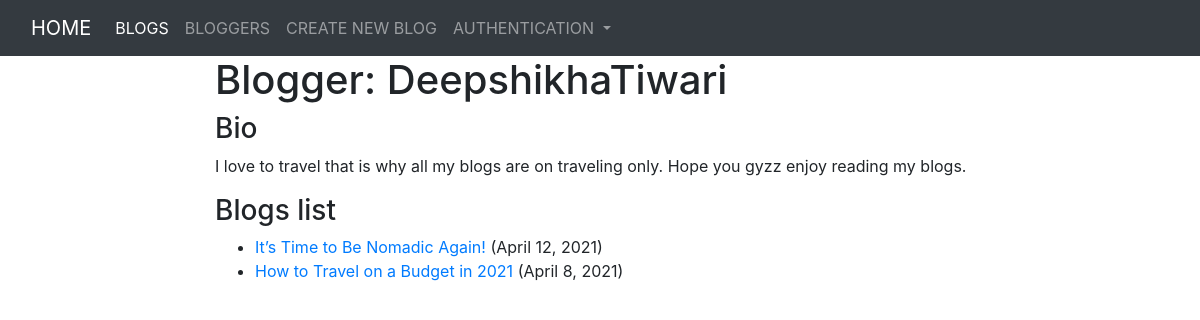
The page /blog/blogger/3 on the database its author committed.
### blog/models.py (models this page shows, shortened)
class BlogAuthor(models.Model):
    user = OneToOneField(User, on_delete=models.SET_NULL, null=True)
    bio = models.TextField(max_length=200, help_text='Enter bio details here')
    class Meta:
        ordering = ['user', 'bio']
    def __str__(self):
        return self.user.username

class Blog(models.Model):
    name = models.CharField(max_length=500)
    author = ForeignKey(BlogAuthor, on_delete=models.SET_NULL, null=True)
    description = models.TextField(max_length=1000, help_text='Enter your blog text')
    post_date = models.DateField(default=date.today())
    class Meta:
        ordering = ["-post_date"]
    def get_absolute_url(self):
        return reverse('blog-detail', args=[str(self.id)])

### blog/views.py (the view)
# urls.py: path('blogger/<int:pk>', views.BlogListbyAuthorView.as_view(), name='blogs-by-author'),
class BlogListbyAuthorView(generic.ListView):
    model = Blog
    paginate_by = 5
    template_name = 'blog/blog_list_by_author.html'
    def get_queryset(self):
        id = self.kwargs['pk']
        target_author = get_object_or_404(BlogAuthor, pk=id)
        return Blog.objects.filter(author=target_author)
    def get_context_data(self, **kwargs):
        context = super(BlogListbyAuthorView, self).get_context_data(**kwargs)
        context['blogger'] = get_object_or_404(BlogAuthor, pk=self.kwargs['pk'])
        return context

### blog/templates/blog/blog_list_by_author.html (shortened to what this page needs)
<!DOCTYPE html>
<html lang="en">
<head>
{% extends "base_generic.html" %}
{% block content %}
    <h1>Blogger: {{blogger}}</h1>
    <h3>Bio</h3>
    <p>{{blogger.bio}}</p>
    {% if blog_list %}
    <h3>Blogs list</h3>
    <ul>
      {% for blog in blog_list %}
      <li>
        <a href="{{ blog.get_absolute_url }}">{{ blog.name }}</a> ({{blog.post_date}})</a>
      </li>
      {% endfor %}
    </ul>
    {% else %}
      <p>Blogger hasn't posted anything yet.</p>
    {% endif %}
{% endblock %}

### rows shown on the page
BlogAuthor: user.username "DeepshikhaTiwari", bio "I love to travel that is why all my blogs are on traveling only. Hope you gyzz enjoy reading my blogs."
Blog: name "It’s Time to Be Nomadic Again!", post_date "April 12, 2021"
Blog: name "How to Travel on a Budget in 2021", post_date "April 8, 2021"
